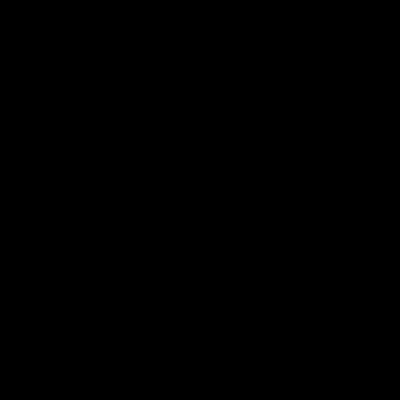
Frame 1 (no input)
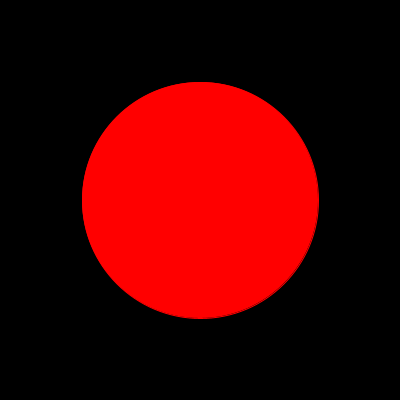
Frame 60 (the mouse pressed at the canvas centre just before this capture)
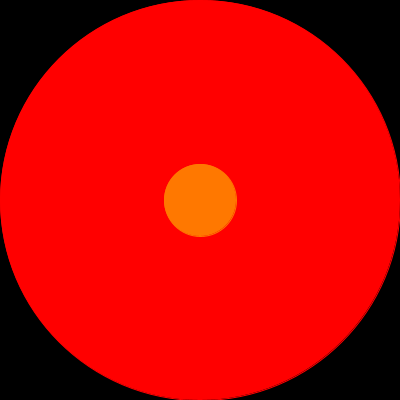
Frame 120 (the mouse held since frame 60 and released just before this capture)

The Processing sketch that drew these frames (run headless with seeded random() and noise(); from frame 60 on, the mouse is pressed at the canvas centre):

// Processing sketch: circool
// ── circool.pde
float i = 0;
float r = 0;
float h = 0;

  void setup() {
   size(400, 400);
   stroke (255);
   background (0);
  }
  
  void draw() {
    
   colorMode(HSB);
   stroke (h, 255, 255);
   translate(width/2, height/2);
   fill(h, 255, 255);
   
   ellipse(0, 0, r, r);
   r = r + 4;
   
   if (r>400) {
     
     if (h < 256) {
     h = h+20; 
     }
     else {
       h = 0;
     }
     stroke (h);
     
     r = 0;
     ellipse(0, 0, i, i);
   }
  }
  

/*  void circle(float ray) {
    ellipse(0, 0, ray, ray);
    float ray = ray + 1 ;
    if (ray > 200) {
    circle(0);
    }
    
  }
*/
